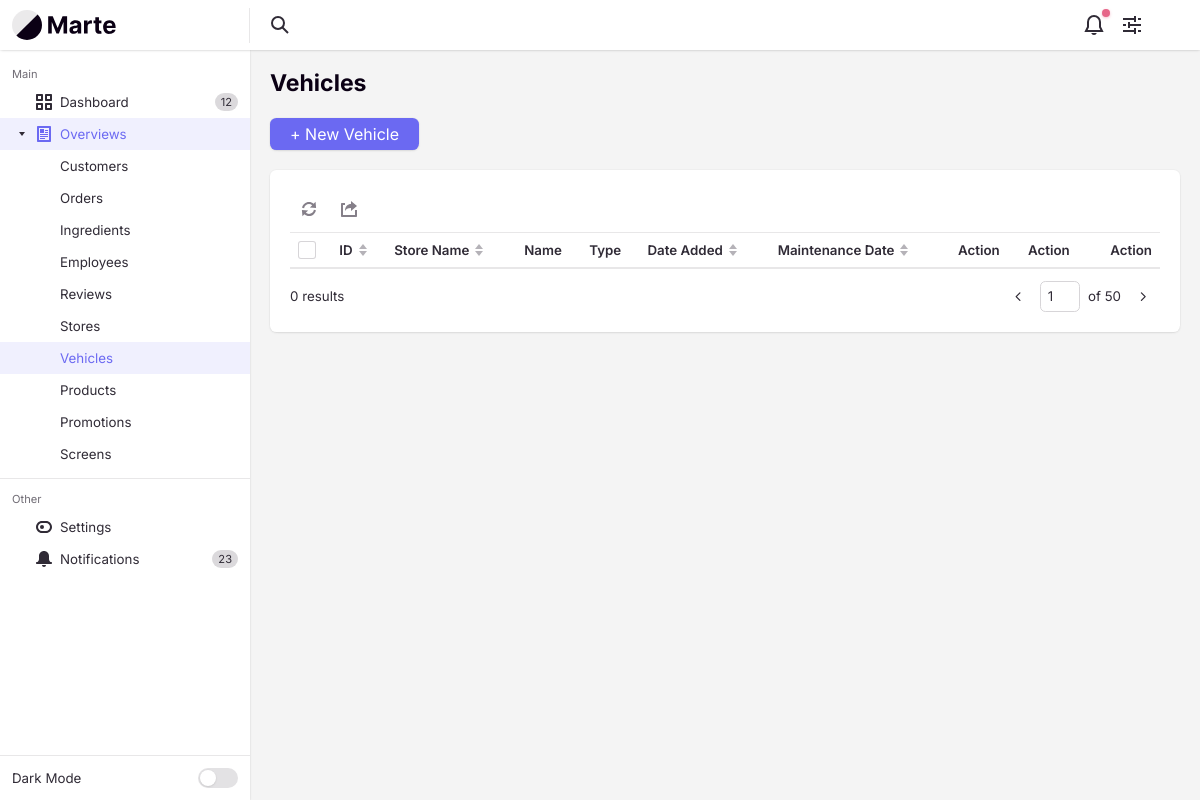
Before: /VehicleController/overview/ with the older database file.
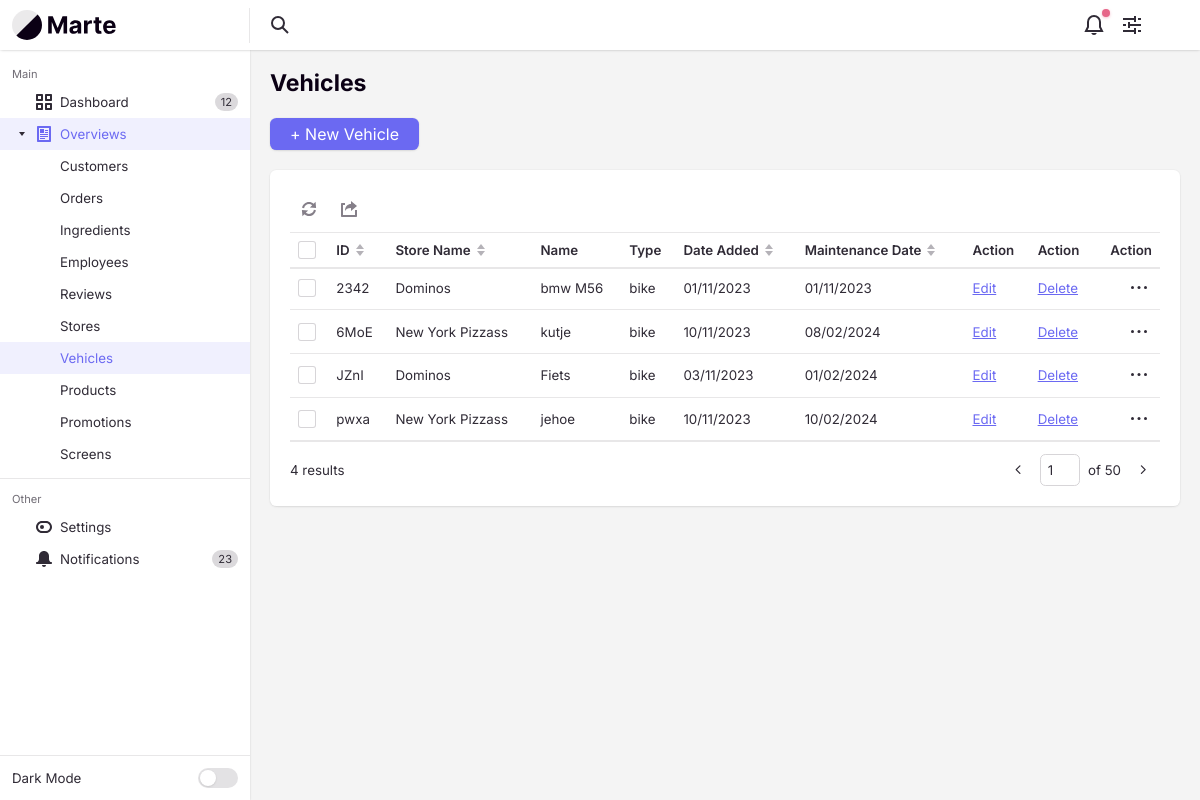
After: the same page with the newer database file.
### tables this page shows
CREATE TABLE `vehicles` (
  `vehicleId` varchar(4) NOT NULL,
  `vehicleStoreId` varchar(4) NOT NULL,
  `vehicleName` varchar(255) NOT NULL,
  `vehicleType` enum('bike','car','scooter') NOT NULL,
  `vehicleIsActive` tinyint(1) NOT NULL DEFAULT 1,
  `vehicleCreateDate` int(10) NOT NULL,
  `VehicleMaintenanceDate` int(10) NOT NULL,
  `vehicleDescription` text DEFAULT NULL
);

CREATE TABLE `stores` (
  `storeId` varchar(4) NOT NULL,
  `storeName` varchar(255) NOT NULL,
  `storeZipcode` varchar(255) NOT NULL,
  `storeStreetName` varchar(255) NOT NULL,
  `storeCity` varchar(255) NOT NULL,
  `storePhone` varchar(10) NOT NULL,
  `storeEmail` varchar(255) NOT NULL,
  `storeIsActive` tinyint(1) NOT NULL DEFAULT 1,
  `storeCreateDate` int(10) NOT NULL,
  `storeDescription` text DEFAULT NULL
);

### app/controllers/VehicleController.php (called while the page is built, shortened)
<?php
class VehicleController extends Controller
{
    private $vehicleModel;
    public function __construct()
    {
        $this->vehicleModel = $this->model('VehicleModel');
    }
    public function overview()
    {
        $vehicles = $this->vehicleModel->getVehicles();
        $countVehicles = count($this->vehicleModel->getVehicles());
        $data = [
            'vehicles' => $vehicles,
            'countVehicles' => $countVehicles
        ];
        $this->view('backend/vehicles/overview', $data);
    }
}

### app/libraries/Core.php (called while the page is built, shortened)
<?php
class Core
{
    protected $currentMethod = 'index';
    public function __construct()
    {
        $url = $this->getUrl();
        $this->currentController = new $this->currentController();
        if (isset($url[1])) {
            if (method_exists($this->currentController, $url[1])) {
                $this->currentMethod = $url[1];
            } else if (!empty($url[1])) {
                require APPROOT . '/views/includes/404.php';
                exit;
            }
        }
        $this->params = $url ? [$url[2]] : [];
        call_user_func_array([$this->currentController, $this->currentMethod], $this->params);
    }
    public function getUrl()
    {
        $incoming = $_SERVER['REQUEST_URI'];
        $incoming = str_replace("/pizzapalacebackend/", "", $incoming);
        $incoming = trim($incoming, "/");
        $url = filter_var($incoming, FILTER_SANITIZE_URL);
        $url = explode('/', $url);
        $urlController = $url[0];
        $urlAction = "";
        if (array_key_exists(1, $url)) {
            $urlAction = explode('?', $url[1])[0];
        }
        $urlSlug = $url;
        $output = [$urlController, $urlAction, $urlSlug];
        return $output;
    }
}

### app/require.php (called while the page is built, shortened)
<?php
  require_once 'libraries/Core.php';
  require_once 'libraries/Controller.php';
  require_once 'libraries/Database.php';
  $init = new Core();

### public/index.php (called while the page is built)
<?php
  require_once '../app/require.php';
?>

### app/libraries/Database.php (called while the page is built, shortened)
<?php
  class Database {
    private $dbHost = DB_HOST;
    private $dbUser = DB_USER;
    private $dbPass = DB_PASS;
    private $dbName = DB_NAME;
    private $statement;
    private $dbHandler;
    public function __construct()
    {
      $conn = 'mysql:host=' . $this->dbHost . ";dbname=" . $this->dbName;
      $options = array(
        PDO::ATTR_PERSISTENT => true,
        PDO::ATTR_ERRMODE => PDO::ERRMODE_EXCEPTION,
        PDO::ATTR_EMULATE_PREPARES => false
      );
      try
      {
        $this->dbHandler = new PDO($conn, $this->dbUser, $this->dbPass, $options);
      }
      catch(PDOException $e) {
        $this->error = $e->getMessage();
        echo $this->error;
      }
    }
    public function query($sql) {
      $this->statement = $this->dbHandler->prepare($sql);
    }
    public function execute() {
      return $this->statement->execute();
    }
    public function resultSet() {
      $this->execute();
      return $this->statement->fetchAll(PDO::FETCH_OBJ);
    }
  }
?>

### app/models/VehicleModel.php (called while the page is built, shortened)
<?php
class VehicleModel
{
    private $db;
    public function __construct()
    {
        $this->db = new Database();
    }
    public function getVehicles()
    {
        $this->db->query("SELECT v.vehicleId,
                                 v.vehicleStoreId,
                                 v.vehicleName,
                                 v.vehicleType,
                                 v.vehicleCreateDate,
                                 v.vehicleMaintenanceDate,
                                 s.storeName
                                 FROM vehicles as v
                                 INNER JOIN stores as s ON v.vehicleStoreId = s.storeId
                                 WHERE vehicleIsActive = 1");
        return $this->db->resultSet();
    }
}

### app/views/backend/vehicles/overview.php (the view, shortened to what the rows shown need)
<?php require APPROOT . '/views/includes/head.php'; ?>
<div class="margin-bottom-md">
    <h1 class="text-lg">Vehicles</h1>
</div>
<div class="bg radius-md padding-md inner-glow shadow-xs">
    <div id="interactive-table-1" class="int-table text-sm js-int-table">
        <div class="int-table__inner">
            <table class="int-table__table" aria-label="Interactive table example">
                <thead class="int-table__header js-int-table__header">
                    <tr class="int-table__row">
                        <td class="int-table__cell">
                            <div class="custom-checkbox int-table__checkbox">
                            </div>
                        </td>
                        <th class="int-table__cell int-table__cell--th int-table__cell--sort js-int-table__cell--sort">
                            <div class="flex items-center">
                                <span>ID</span>
                                <svg class="icon icon--xxs margin-left-xxxs int-table__sort-icon" aria-hidden="true" viewBox="0 0 12 12">
                                    <polygon class="arrow-up" points="6 0 10 5 2 5 6 0" />
                                    <polygon class="arrow-down" points="6 12 2 7 10 7 6 12" />
                                </svg>
                            </div>
                        </th>
                        <th class="int-table__cell int-table__cell--th int-table__cell--sort js-int-table__cell--sort">
                            <div class="flex items-center">
                                <span>Store Name</span>
                                <svg class="icon icon--xxs margin-left-xxxs int-table__sort-icon" aria-hidden="true" viewBox="0 0 12 12">
                                    <polygon class="arrow-up" points="6 0 10 5 2 5 6 0" />
                                    <polygon class="arrow-down" points="6 12 2 7 10 7 6 12" />
                                </svg>
                            </div>
                        </th>
                        <th class="int-table__cell int-table__cell--th text-left">
                            Name
                        </th>
                        <th class="int-table__cell int-table__cell--th text-left">
                            Type
                        </th>
                        <th class="int-table__cell int-table__cell--th int-table__cell--sort js-int-table__cell--sort" data-date-format="dd-mm-yyyy">
                            <div class="flex items-center">
                                <span>Date Added</span>
                                <svg class="icon icon--xxs margin-left-xxxs int-table__sort-icon" aria-hidden="true" viewBox="0 0 12 12">
                                    <polygon class="arrow-up" points="6 0 10 5 2 5 6 0" />
                                    <polygon class="arrow-down" points="6 12 2 7 10 7 6 12" />
                                </svg>
                            </div>
                        </th>
                        <th class="int-table__cell int-table__cell--th int-table__cell--sort js-int-table__cell--sort" data-date-format="dd-mm-yyyy">
                            <div class="flex items-center">
                                <span>Maintenance Date</span>
                                <svg class="icon icon--xxs margin-left-xxxs int-table__sort-icon" aria-hidden="true" viewBox="0 0 12 12">
                                    <polygon class="arrow-up" points="6 0 10 5 2 5 6 0" />
                                    <polygon class="arrow-down" points="6 12 2 7 10 7 6 12" />
                                </svg>
                            </div>
                        </th>
                        <th class="int-table__cell int-table__cell--th text-left">
                            Action
                        </th>
                        <th class="int-table__cell int-table__cell--th text-left">
                            Action
                        </th>
                        <th class="int-table__cell int-table__cell--th text-right">Action</th>
                    </tr>
                </thead>
                <tbody class="int-table__body js-int-table__body">
                    <?php foreach ($data['vehicles'] as $vehicle) : ?>
                        <tr class="int-table__row">
                            <th class="int-table__cell" scope="row">
                                <div class="custom-checkbox int-table__checkbox">
                                    <div class="custom-checkbox__control" aria-hidden="true"></div>
                                </div>
                            </th>
                            <td class="int-table__cell"><?= $vehicle->vehicleId ?></td>
                            <td class="int-table__cell"><?= $vehicle->storeName ?></td>
                            <td class="int-table__cell"><?= $vehicle->vehicleName ?></td>
                            <td class="int-table__cell text-truncate max-width-xxxxs"><?= $vehicle->vehicleType ?></td>
                            <td class="int-table__cell"><?= date('d/m/Y', $vehicle->vehicleCreateDate) ?></td>
                            <td class="int-table__cell"><?= date('d/m/Y', $vehicle->vehicleMaintenanceDate) ?></td>
                            <td class="int-table__cell"><a href="<?= URLROOT ?>VehicleController/update/<?= $vehicle->vehicleId ?>">Edit</a></td>
                            <td class="int-table__cell"><a href="<?= URLROOT ?>VehicleController/delete/<?= $vehicle->vehicleId ?>">Delete</a></td>
                            <td class="int-table__cell">
                                <button class="reset int-table__menu-btn margin-left-auto js-tab-focus" data-label="Edit row" aria-controls="menu-example">
                                    <svg class="icon" viewBox="0 0 16 16">
                                        <circle cx="8" cy="7.5" r="1.5" />
                                        <circle cx="1.5" cy="7.5" r="1.5" />
                                        <circle cx="14.5" cy="7.5" r="1.5" />
                                    </svg>
                                </button>
                            </td>
                        </tr>
                    <?php endforeach ?>
                </tbody>
            </table>
        </div>
    </div>
</div>
<?php require APPROOT . '/views/includes/footer.php'; ?>

Changed rows visible on the page:
added vehicles: vehicleId "2342", vehicleStoreId.storeName "Dominos", vehicleName "bmw M56", vehicleType "bike", vehicleCreateDate "01/11/2023", VehicleMaintenanceDate "01/11/2023"
added vehicles: vehicleId "6MoE", vehicleStoreId.storeName "New York Pizzass", vehicleName "kutje", vehicleType "bike", vehicleCreateDate "10/11/2023", VehicleMaintenanceDate "08/02/2024"
added vehicles: vehicleId "JZnI", vehicleStoreId.storeName "Dominos", vehicleName "Fiets", vehicleType "bike", vehicleCreateDate "03/11/2023", VehicleMaintenanceDate "01/02/2024"
added vehicles: vehicleId "pwxa", vehicleStoreId.storeName "New York Pizzass", vehicleName "jehoe", vehicleType "bike", vehicleCreateDate "10/11/2023", VehicleMaintenanceDate "10/02/2024"
Other visible differences:
$data['countVehicles']: "0" → "4"
